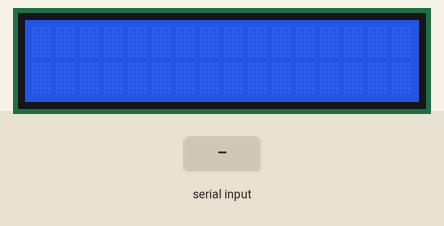
The sketch below on a simulated Arduino Uno, built with avr-gcc and run on an emulated ATmega328P. Parts: 16×2 character LCD. The inputs (shaded band) are chosen by the test bench.

Above: at 1.2 s.
1.3 s: "1" received over Serial
At 1.7 s:
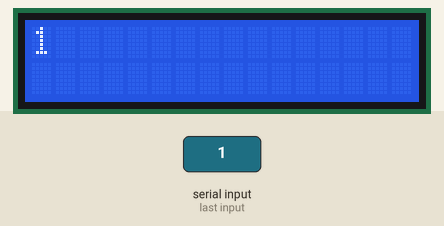
2.8 s: "0" received over Serial
At 4.0 s:
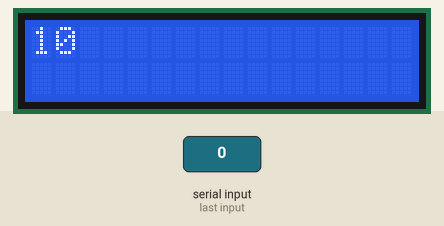
Timing chart, 0 to 5.8 s (numbered marks = the images above; inputs shaded):
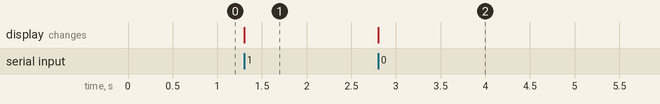

The sketch:

liblcdcontrol.ino
```cpp
//for hd44780 lcds
//https://en.wikipedia.org/wiki/Hitachi_HD44780_LCD_controller

// include the library code:
#include <LiquidCrystal.h>

//here are the pins, connect them correctly or they aren't gonna work lol
const int rs = 12, rw = 10, en = 11, d0 = 9, d1 = 8, d2 = 7, d3 = 6, d4 = 5, d5 = 4, d6 = 3, d7 = 2;
char incomingByte;
bool clearflag;
bool lineflag;
bool updateflag;
int updatenum = 0;
int lastmillis = 0;
int millitimer = 0;
String text = "";
String text2 = "";
String temptxt = "";
LiquidCrystal lcd(rs, rw, en, d0, d1, d2, d3, d4, d5, d6, d7);

void setup() {
  // set up the LCD's number of columns and rows:
  lcd.begin(16, 2);
  Serial.begin(9600);
}

void loop() {
  if (Serial.available() > 0) {
    if (clearflag){
      lcd.clear();
      lineflag = false;
      clearflag = false;
      text = "";
      text2 = "";
    }

    while (Serial.available() > 0){
      incomingByte = Serial.read();
      switch (incomingByte){
        case 10:
          clearflag = true;
          break;
        case 13:
          clearflag = true;
          break;
        case 9:
          lineflag = true;
          break;
        default:
          if(lineflag){
            text2 = text2 + incomingByte;}
          else{
            text = text + incomingByte;}
          break;
      }

    }
  }

  int deltaMilli = millis() - lastmillis;
  lastmillis = millis();
  millitimer = millitimer + deltaMilli;
  if (millitimer > 500){
    updateflag = true;
    millitimer = millitimer - 500;
    updatenum = updatenum + 1;
  }
  lcd.setCursor(0, 0);
  if (text.length() > 16){
    if (updateflag){
      temptxt = text + "   " + text;
      lcd.print(temptxt.substring(updatenum % (text.length() + 3), (updatenum % (text.length() + 3)) + 16));
    }
  }else{
    lcd.print(text);
  }

  lcd.setCursor(0, 1);
  if (text2.length() > 16){
    if (updateflag){
      temptxt = text2 + "   " + text2;
      lcd.print(temptxt.substring(updatenum % (text2.length() + 3), (updatenum % (text2.length() + 3)) + 16));
    }
  }else{
    lcd.print(text2);
  }
  updateflag = false;
}
```

Measured:
- after the input at 1.3 s, the display: changes at once (image 1)
- after the input at 2.8 s, the display: changes at once (image 2)
